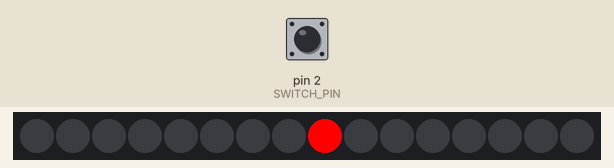
This sketch was run on a simulated Arduino Nano, built with avr-gcc and run on an emulated ATmega328P. Shown: 16 RGB LEDs in strip order, left to right. Inputs (shaded band) come from the test bench; at power-on: pin 2 (SWITCH_PIN) LOW. EEPROM starts erased.

Above: at 1.27 s.
1.3 s: pin 2 (SWITCH_PIN) pulled HIGH for 0.15 s
At 1.42 s:
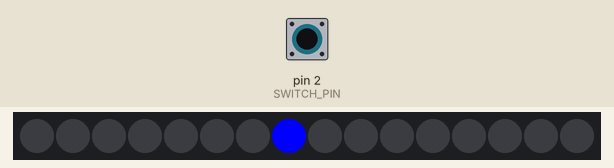
2.0 s: pin 2 (SWITCH_PIN) pulled HIGH for 1 s
At 2.17 s:
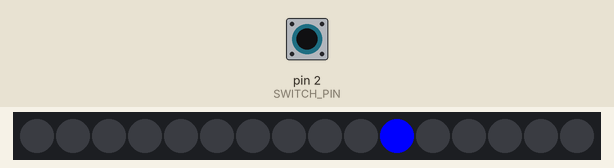
3.6 s: pin 2 (SWITCH_PIN) pulled HIGH for 1 s
At 3.97 s:
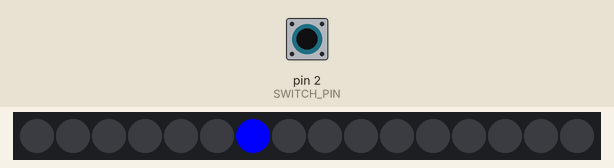
5.2 s: pin 2 (SWITCH_PIN) pulled HIGH for 3.2 s
At 5.32 s:
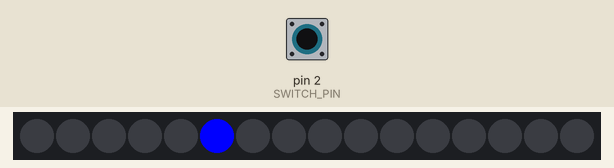
Timing chart, 0 to 8.2 s (numbered marks = the images above; inputs shaded):
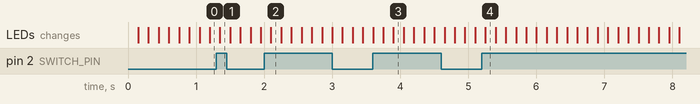

Measured:
- after the input at 1.3 s, the LEDs: change after 0.05 s (image 1)
- after the input at 2.0 s, the LEDs: change after 0.10 s (image 2)
- after the input at 3.6 s, the LEDs: first change at once (image 3 shows a later state)
- after the input at 5.2 s, the LEDs: change after 0.05 s (image 4)

The sketch:

sketch.ino
```cpp
#include <Adafruit_NeoPixel.h>
#include <EEPROM.h>


#define LED_PIN 6
#define LED_COUNT 16  // leds in ring
#define BRIGHTNESS 255 // 0 - 255


#define SWITCH_PIN 2


#define EEPROM_STATE_ADDR 0
#define STATE_LEFT 0   // Против часовой стрелки
#define STATE_RIGHT 1  // По часовой стрелке

Adafruit_NeoPixel strip(LED_COUNT, LED_PIN, NEO_GRB + NEO_KHZ800);


int currentPosition = 0;
unsigned long previousMillis = 0;
const long animationInterval = 150;


int currentState = STATE_LEFT;
int lastState = STATE_LEFT;

void setup() {
  pinMode(SWITCH_PIN, INPUT_PULLUP);

  strip.begin();
  strip.setBrightness(BRIGHTNESS);
  strip.show();


  lastState = EEPROM.read(EEPROM_STATE_ADDR);
  if (lastState > STATE_RIGHT) {
    lastState = STATE_LEFT;
  }


}

void loop() {

  bool switchPressed = digitalRead(SWITCH_PIN) == LOW;


  if (switchPressed) {
    currentState = STATE_RIGHT; // Вправо - по часовой стрелке
  } else {
    currentState = STATE_LEFT;  // Влево - против часовой стрелки
  }

  // Сохранение состояния в EEPROM при изменении
  if (currentState != lastState) {
    EEPROM.write(EEPROM_STATE_ADDR, currentState);

    lastState = currentState;
  }

  // Анимация вращения
  unsigned long currentMillis = millis();

  if (currentMillis - previousMillis >= animationInterval) {
    previousMillis = currentMillis;

    if (currentState == STATE_LEFT) {
      // Вращение против часовой стрелки
      currentPosition--;
      if (currentPosition < 0) {
        currentPosition = LED_COUNT - 1;
      }
    } else {
      // Вращение по часовой стрелке
      currentPosition++;
      if (currentPosition >= LED_COUNT) {
        currentPosition = 0;
      }
    }

    updateLEDs();
  }
}

void updateLEDs() {
  strip.clear();

  // Один яркий светодиод без шлейфа
  if (currentState == STATE_LEFT) {
    // Синий для вращения против часовой
    strip.setPixelColor(currentPosition, strip.Color(0, 0, 255));
  } else {
    // Красный для вращения по часовой
    strip.setPixelColor(currentPosition, strip.Color(255, 0, 0));
  }

  strip.show();
}
```
